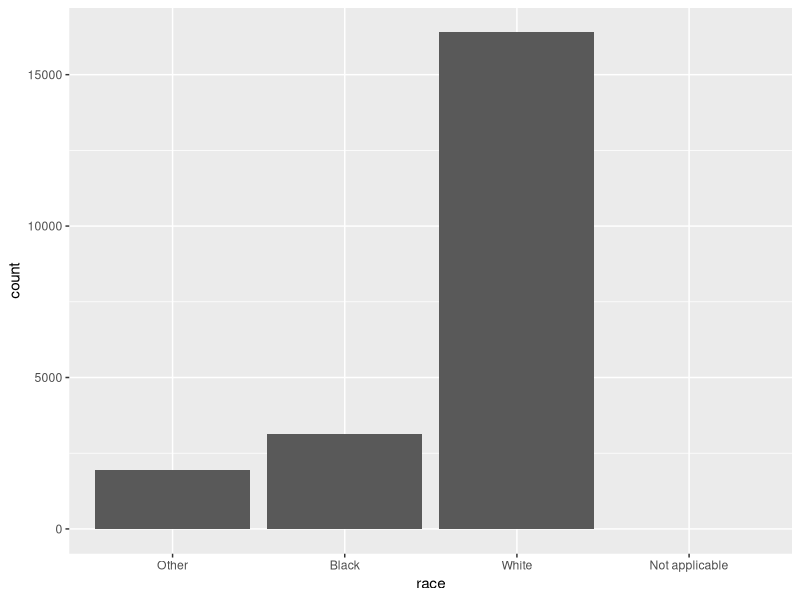
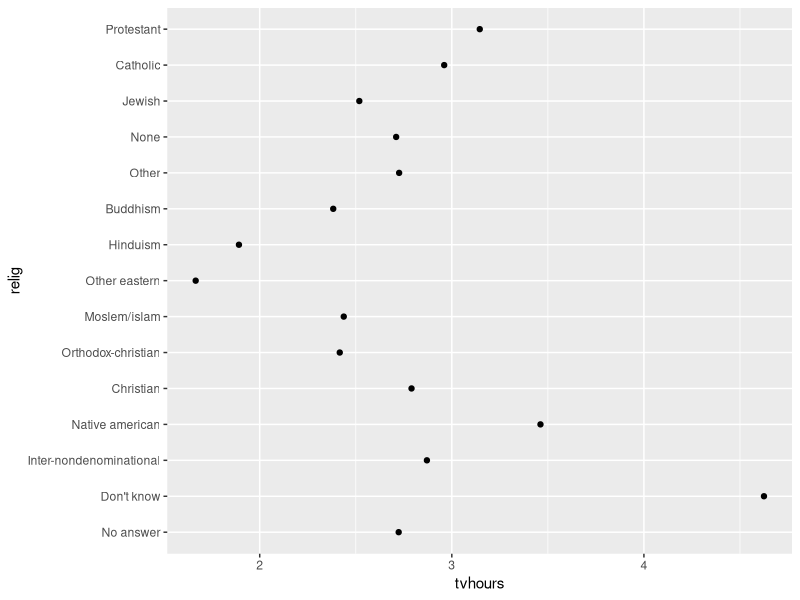
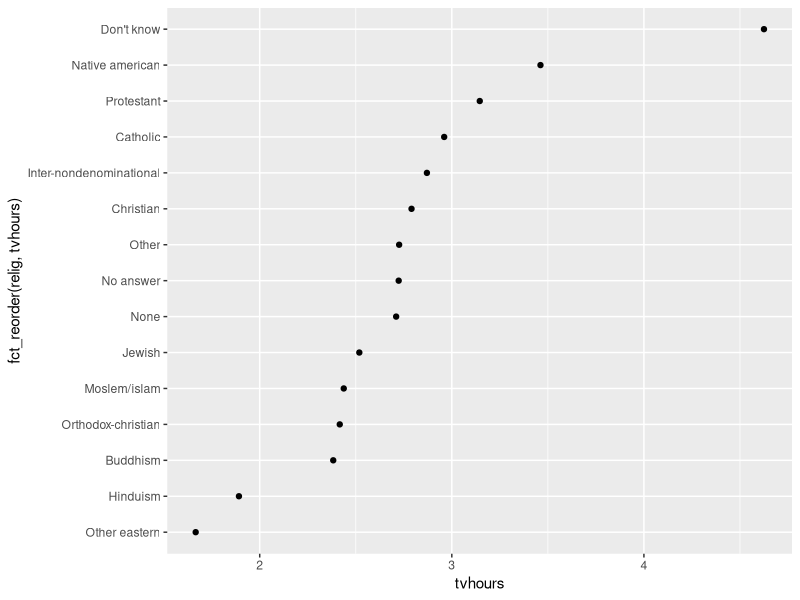
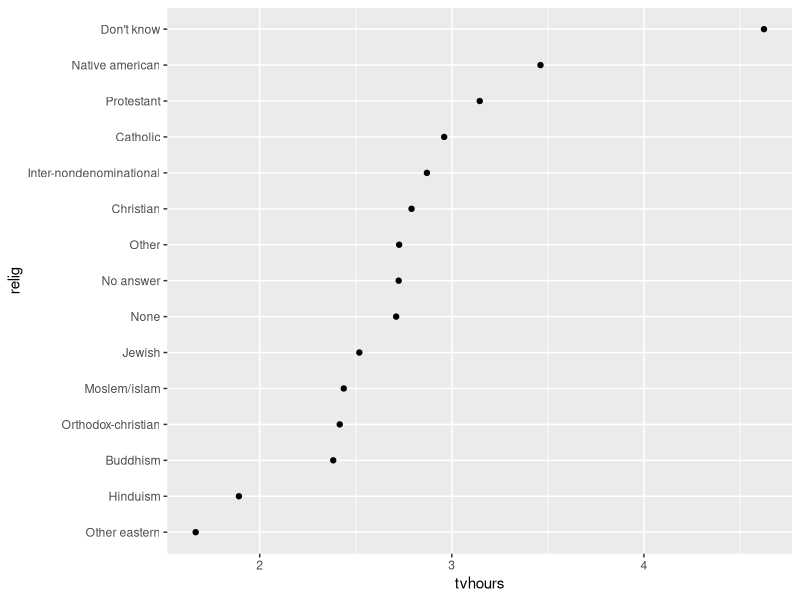
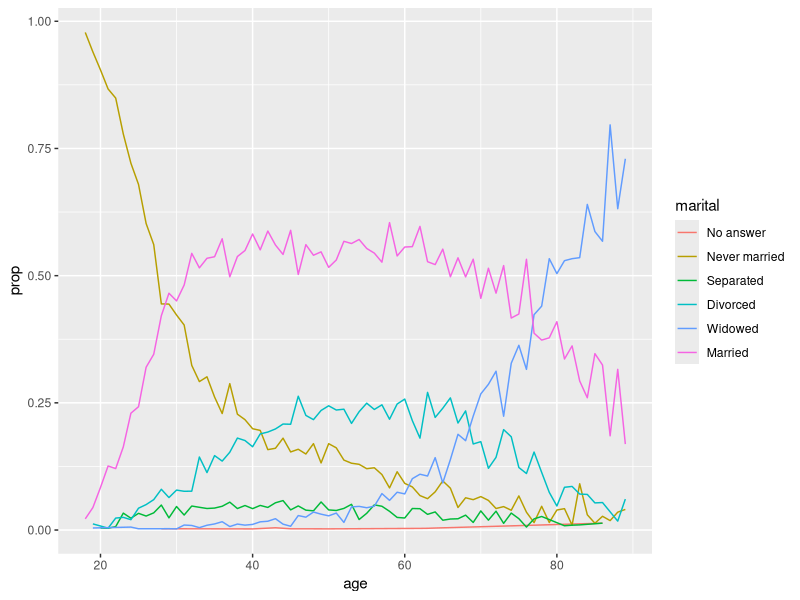
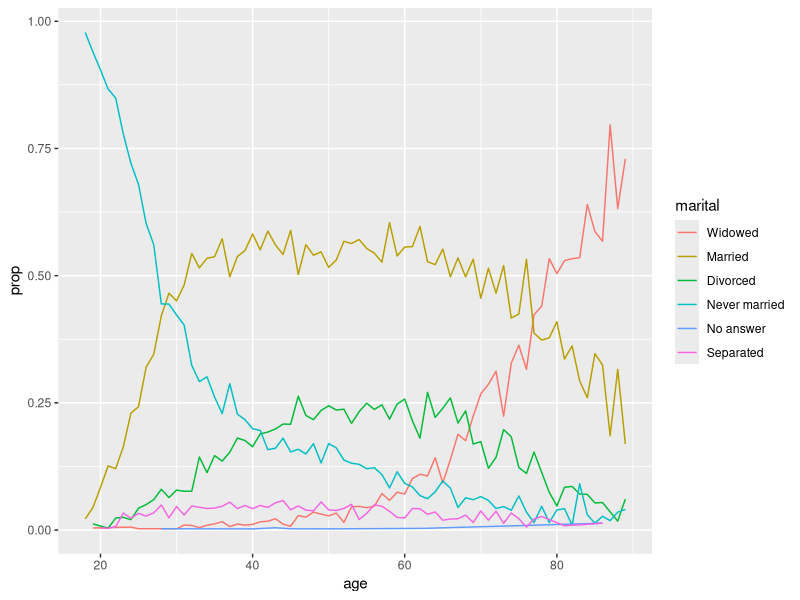

Write R code to recreate these figures, in order.
## ---- chunk 1
library(tidyverse)
## ---- chunk 2
gss_cat
## ---- chunk 3
gss_cat %>%
  count(race)
## ---- chunk 4
ggplot(gss_cat, aes(race)) + geom_bar() + scale_x_discrete(drop = FALSE)
## ---- chunk 5
relig_summary <- gss_cat %>%
      group_by(relig) %>%
      summarise(
        age = mean(age, na.rm = TRUE),
        tvhours = mean(tvhours, na.rm=TRUE),
        n = n()
      )

ggplot(relig_summary, aes(x=tvhours, y=relig)) + geom_point()
## ---- chunk 6
ggplot(relig_summary, aes(tvhours, fct_reorder(relig, tvhours))) + geom_point()
## ---- chunk 7
relig_summary %>%
  mutate(relig = fct_reorder(relig, tvhours)) %>%
  ggplot(aes(tvhours, relig)) + 
  geom_point()
## ---- chunk 8
by_age <- gss_cat %>%
  filter(!is.na(age)) %>%
  count(age, marital) %>%
  group_by(age) %>%
  mutate(prop = n / sum(n))


ggplot(by_age, aes(age, prop, color = marital)) + geom_line(na.rm = TRUE)

ggplot(by_age, aes(age, prop, color = fct_reorder2(marital, age, prop))) +  geom_line() +
  labs(colour = "marital")
## ---- chunk 9
gss_cat %>% count(partyid)
## ---- chunk 10
gss_cat %>%
  mutate(partyid = fct_recode(partyid,
    "Republican, strong"    = "Strong republican",
    "Republican, weak"      = "Not str republican",
    "Independent, near rep" = "Ind,near rep",
    "Independent, near dem" = "Ind,near dem",
    "Democrat, weak"        = "Not str democrat",
    "Democrat, strong"      = "Strong democrat"
  )) %>%
  count(partyid)
## ---- chunk 11
gss_cat %>%
  mutate(partyid = fct_recode(partyid,
    "Republican, strong"    = "Strong republican",
    "Republican, weak"      = "Not str republican",
    "Independent, near rep" = "Ind,near rep",
    "Independent, near dem" = "Ind,near dem",
    "Democrat, weak"        = "Not str democrat",
    "Democrat, strong"      = "Strong democrat",
    "Other"                 = "No answer",
    "Other"                 = "Don't know",
    "Other"                 = "Other party"
  )) %>%
  count(partyid)
## ---- chunk 12
gss_cat %>%
  mutate(partyid = fct_collapse(partyid,
    other = c("No answer", "Don't know", "Other party"),
    rep = c("Strong republican", "Not str republican"),
    ind = c("Ind,near rep", "Independent", "Ind,near dem"),
    dem = c("Not str democrat", "Strong democrat")
  )) %>%
  count(partyid)
